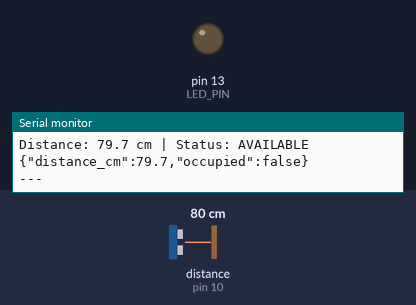
The sketch below on a simulated Arduino Uno, built with avr-gcc and run on an emulated ATmega328P. Parts: output pins drawn as LEDs (lit = HIGH), the last lines printed to the serial monitor. Wiring (inferred from the names in the program): ultrasonic range finder: trigger pin 9; echo pin 10. The inputs (shaded band) are chosen by the test bench; at power-on: distance to the obstacle (sensor on pin 10) 80 cm. The echo pulse lasts 58.3 µs per cm; pins used as bus, display or sensor lines are not drawn.

Above: at 1.4 s.
1.5 s: distance to the obstacle (sensor on pin 10) set to 12 cm
3.0 s: distance to the obstacle (sensor on pin 10) set to 9 cm
At 4.1 s:
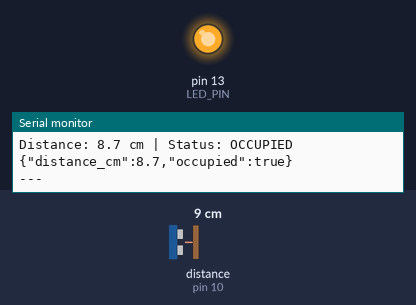
4.7 s: distance to the obstacle (sensor on pin 10) set to 18 cm
At 5.9 s:
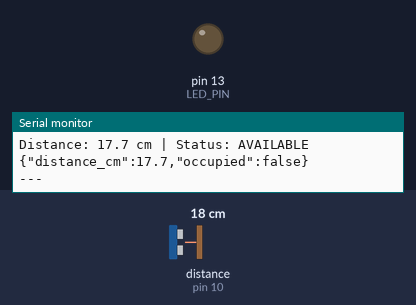
6.2 s: distance to the obstacle (sensor on pin 10) set to 2 cm
At 6.8 s:
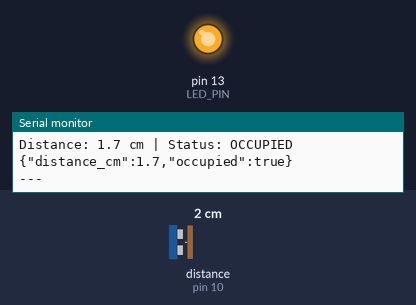
Timing chart, 0 to 8.8 s (numbered marks = the images above; inputs shaded):
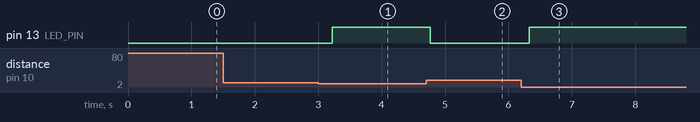

Measured:
- the behaviour switches between 11 and 10 cm on distance to the obstacle (sensor on pin 10) (found by bisection; images 0 and 1)
- after the input at 3.0 s, pin 13 (LED_PIN): LOW → HIGH after 0.22 s
- after the input at 4.7 s, pin 13 (LED_PIN): HIGH → LOW after 0.07 s
- after the input at 6.2 s, pin 13 (LED_PIN): LOW → HIGH after 0.13 s

The sketch:

single_sensor_test.ino
```cpp
/*
 * PRISM TinkerCAD Simulation - Single Ultrasonic Sensor
 *
 * This sketch is for TinkerCAD simulation using Arduino Uno
 * (ESP32 is not available in TinkerCAD, so we use Uno for simulation)
 *
 * Hardware Setup in TinkerCAD:
 * - Arduino Uno
 * - HC-SR04 Ultrasonic Sensor
 *   - VCC -> 5V
 *   - GND -> GND
 *   - TRIG -> Pin 9
 *   - ECHO -> Pin 10
 * - LED (optional, for visual feedback)
 *   - Anode -> Pin 13 (via 220Ω resistor)
 *   - Cathode -> GND
 *
 * Behavior:
 * - Measures distance every 500ms
 * - Prints "OCCUPIED" if distance < 10cm (tabletop simulation threshold)
 * - Prints "AVAILABLE" otherwise
 * - LED ON when occupied
 */

// Pin definitions
const int TRIG_PIN = 9;
const int ECHO_PIN = 10;
const int LED_PIN = 13;

// Configuration
const float THRESHOLD_CM = 10.0;  // Tabletop simulation threshold
const int READING_INTERVAL_MS = 500;

void setup() {
  Serial.begin(9600);

  pinMode(TRIG_PIN, OUTPUT);
  pinMode(ECHO_PIN, INPUT);
  pinMode(LED_PIN, OUTPUT);

  Serial.println("PRISM Parking Sensor - TinkerCAD Simulation");
  Serial.println("============================================");
}

float measureDistance() {
  // Send ultrasonic pulse
  digitalWrite(TRIG_PIN, LOW);
  delayMicroseconds(2);
  digitalWrite(TRIG_PIN, HIGH);
  delayMicroseconds(10);
  digitalWrite(TRIG_PIN, LOW);

  // Measure echo time
  long duration = pulseIn(ECHO_PIN, HIGH, 30000);  // 30ms timeout

  // Calculate distance (speed of sound = 343m/s)
  float distance = (duration * 0.0343) / 2.0;

  return distance;
}

void loop() {
  float distance = measureDistance();
  bool isOccupied = (distance > 0 && distance < THRESHOLD_CM);

  // Visual feedback
  digitalWrite(LED_PIN, isOccupied ? HIGH : LOW);

  // Serial output (simulating MQTT payload)
  Serial.print("Distance: ");
  Serial.print(distance, 1);
  Serial.print(" cm | Status: ");
  Serial.println(isOccupied ? "OCCUPIED" : "AVAILABLE");

  // JSON format (for testing)
  Serial.print("{\"distance_cm\":");
  Serial.print(distance, 1);
  Serial.print(",\"occupied\":");
  Serial.print(isOccupied ? "true" : "false");
  Serial.println("}");
  Serial.println("---");

  delay(READING_INTERVAL_MS);
}
```
